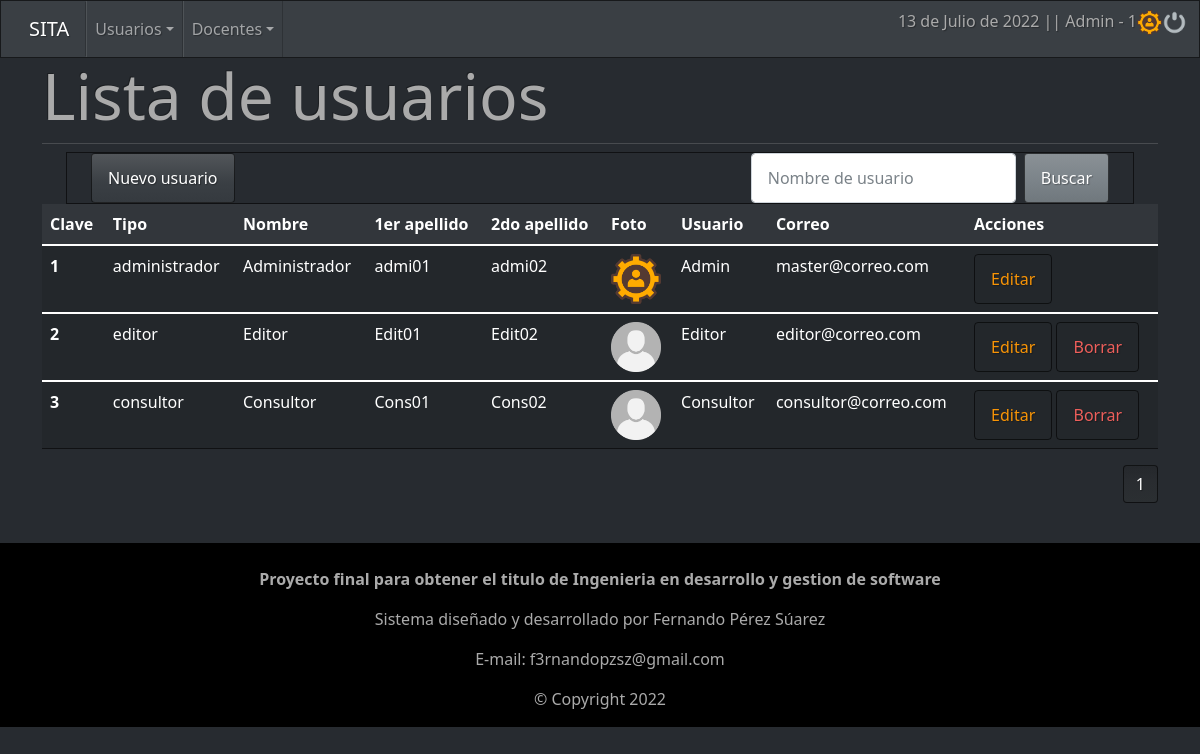
Page /sistema/secciones/verUsuario.php (signed in) on the earlier database version.
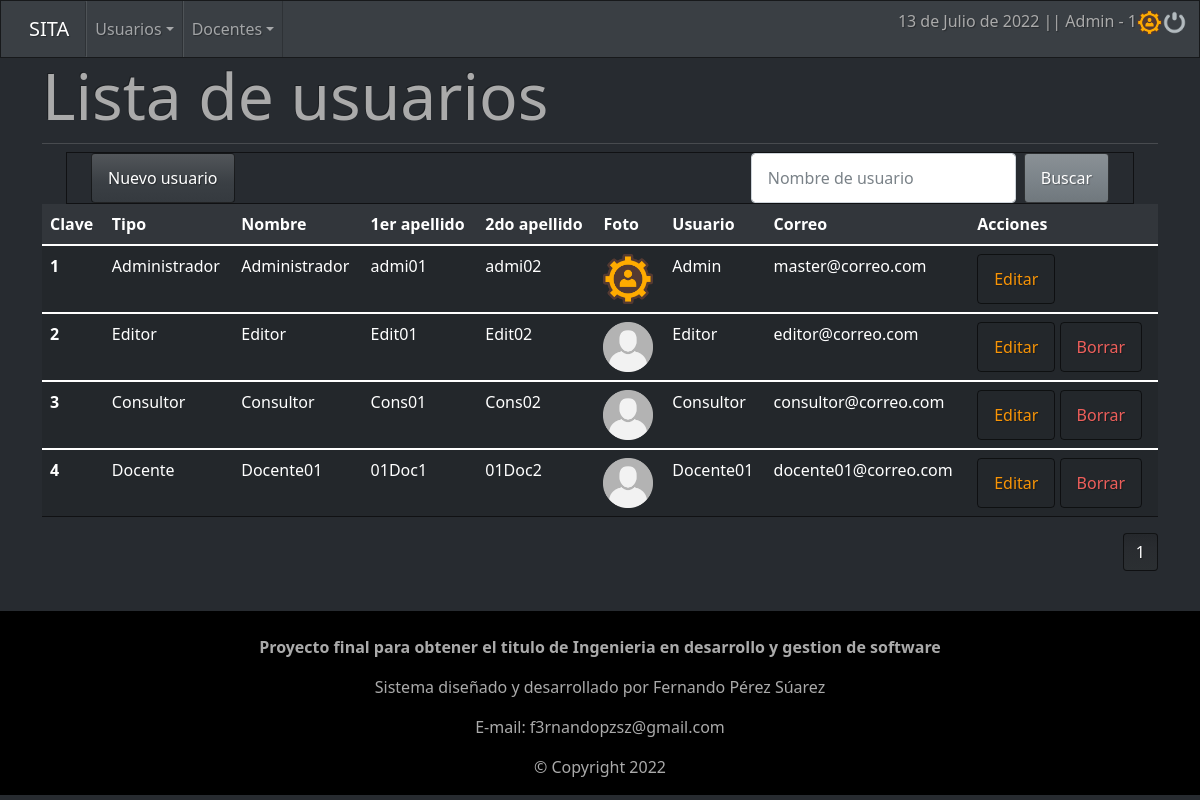
Same page on the later database version.
### tables this page shows
CREATE TABLE `usuario` (
  `cve_usuario` int(11) NOT NULL AUTO_INCREMENT,
  `tipo` int(11) NOT NULL,
  `nombre` varchar(50) NOT NULL,
  `apellido1` varchar(50) NOT NULL,
  `apellido2` varchar(50) NOT NULL,
  `usuario` varchar(50) NOT NULL,
  `pass` varchar(255) NOT NULL,
  `foto` varchar(255) NOT NULL,
  `correo` varchar(200) NOT NULL,
  `activo` int(1) NOT NULL DEFAULT 1,
  PRIMARY KEY (`cve_usuario`),
  KEY `cve_tipo_usu` (`tipo`),
  KEY `tipo` (`tipo`),
  CONSTRAINT `usuario_ibfk_1` FOREIGN KEY (`tipo`) REFERENCES `tipo_usuario` (`cve_tipo_usu`) ON DELETE CASCADE ON UPDATE CASCADE
);

CREATE TABLE `tipo_usuario` (
  `cve_tipo_usu` int(11) NOT NULL AUTO_INCREMENT,
  `tipo` varchar(20) NOT NULL,
  `activo` int(1) NOT NULL DEFAULT 1,
  PRIMARY KEY (`cve_tipo_usu`)
);

### sistema/secciones/verUsuario.php (the view, shortened to what this page needs)
<?php include("../template/cabecera.php"); ?>
<?php
include "../config/conexion.php";
?>
            <div class="jumbotron">
                <h1 class="display-3">Lista de usuarios</h1>
                <hr class="my-2">
                <div class="container-fluid">
                    <nav class="navbar navbar-expand-lg navbar-dark bg-dark">
                        <div class="container-fluid">
                            <button type="button" onclick="location.href='nuevoUsuario.php'" class="btn btn-primary">Nuevo usuario</button>
                            <form action="buscarUsuario.php" method="get" class="d-flex">
                                <input class="form-control me-sm-2" type="text" name="busqueda" id="busqueda" placeholder="Nombre de usuario">
                                <input class="btn btn-secondary my-2 my-sm-0" type="submit" value="Buscar">
                            </form>
                        </div>
                    </nav>
                </div>
                <table class="table table-hover">
                    <thead>
                        <tr>
                        <th scope="col">Clave</th>
                        <th scope="col">Tipo</th>
                        <th scope="col">Nombre</th>
                        <th scope="col">1er apellido</th>
                        <th scope="col">2do apellido</th>
                        <th scope="col">Foto</th>
                        <th scope="col">Usuario</th>
                        <th scope="col">Correo</th>
                        <th scope="col">Acciones</th>
                        </tr>
                    </thead>
                    <?php
                        $sql_registro = mysqli_query($conexion, "SELECT COUNT(*) AS total_registro FROM usuario WHERE activo = 1");
                        $result_registro = mysqli_fetch_array($sql_registro);
                        $total_registro = $result_registro['total_registro'];
                        $por_pagina = 5;
                        if(empty($_GET['pagina']))
                        {
                            $pagina = 1;
                        }else{
                            $pagina = $_GET['pagina'];
                        }
                        $desde = ($pagina-1) * $por_pagina;
                        $total_pagina = ceil($total_registro / $por_pagina);
                        $query = mysqli_query($conexion, "SELECT u.cve_usuario,
                                                                 r.tipo,
                                                                 u.nombre,
                                                                 u.apellido1,
                                                                 u.apellido2,
                                                                 u.foto,
                                                                 u.usuario,
                                                                 u.correo
                                                                 FROM usuario u INNER JOIN tipo_usuario r ON u.tipo = r.cve_tipo_usu WHERE u.activo = 1 ORDER BY cve_usuario ASC LIMIT $desde,$por_pagina;");
                        $result = mysqli_num_rows($query);
                        if($result > 0){
                            while ($data = mysqli_fetch_array($query)){
                                ?>
                                <tbody>
                                    <tr class="table-active">
                                        <th scope="row"><?php echo $data ['cve_usuario']; ?></th>
                                        <td><?php echo $data ['tipo']; ?></td>
                                        <td><?php echo $data ['nombre']; ?></td>
                                        <td><?php echo $data ['apellido1']; ?></td>
                                        <td><?php echo $data ['apellido2']; ?></td>
                                        <td> <img src="/SITA/sistema/files/usuario/<?php echo $data ['foto']; ?>" style="width: 50px; height:50px;"> </td>
                                        <td><?php echo $data ['usuario']; ?></td>
                                        <td><?php echo $data ['correo']; ?></td>
                                        <td>
                                            <form method="post">
                                                <a role="button" class="btn btn-outline-warning" href="editarUsuario.php?id=<?php echo $data ['cve_usuario']; ?>">Editar</a>
                                                <?php if($data['cve_usuario'] != 1){ ?>
                                                <a role="button" class="btn btn-outline-danger" href="eliminarUsuario.php?id=<?php echo $data ['cve_usuario']; ?>" >Borrar</a>
                                                <?php } ?>
                                            </form>
                                        </td>
                                    </tr>
                                </tbody>
                            <?php
                            }
                        }
                        ?>
                </table>
                <?php
                    if($total_registro!= 0){
                ?>
                <div>
                    <ul class="pagination justify-content-end">
                        <?php
                            for ($i=1; $i <= $total_pagina; $i++){
                                if($i == $pagina){
                                    echo '<li class="page-item active"><a class="page-link">'.$i.'</a></li>';
                                }else{
                                    echo '<li class="page-item"><a class="page-link" href="?pagina='.$i.'">'.$i.'</a></li>';
                                }
                            }
                        ?>
                    </ul>
                </div>
                <?php } ?>
			</div>
<?php include("../template/pie.php"); ?>

### sistema/template/cabecera.php (shortened to what this page needs)
<?php
if(!isset($_SESSION['usuario'])){
	header("Location:/SITA/index.php");
}else{
	if($_SESSION['active']==true){
		$s_tipo=$_SESSION["tipo"];
		$s_usuario=$_SESSION["usuario"];
		$s_foto=$_SESSION["foto"];
	}
}
?>
<?php
function fechaC(){
	$mes = array("","Enero",
					"Febrero",
					"Marzo",
					"Abril",
					"Mayo",
					"Junio",
					"Julio",
					"Agosto",
					"Septiembre",
					"Octubre",
					"Noviembre",
					"Diciembre");
					return date('d')." de ". $mes[date('n')] . " de " . date('Y');
}
?>
<!DOCTYPE html>
<html lang="es">
<head>
	<link rel="stylesheet" href="/SITA/sistema/css/bootstrap.css"/>
	<link rel="stylesheet" href="/SITA/sistema/css/style.css"/>
</head>
<body>
	<header>
		<nav class="navbar navbar-expand-lg navbar-dark bg-primary">
			<div class="container-fluid">
				<a class="navbar-brand" href="../index.php">SITA</a>
				<div class="collapse navbar-collapse">
					<ul class="navbar-nav me-auto">
						<?php if($s_tipo != 4){ ?>
							<?php if($s_tipo == 1){ ?>
								<li class="nav-item dropdown">
									<a class="nav-link dropdown-toggle" data-bs-toggle="dropdown" href="#" role="button" aria-haspopup="true" aria-expanded="false">Usuarios</a>
								</li>
							<?php } ?>
							<li class="nav-item dropdown">
								<a class="nav-link dropdown-toggle" data-bs-toggle="dropdown" href="#" role="button" aria-haspopup="true" aria-expanded="false">Docentes</a>
							</li>
						<?php } ?>
					</ul>
					<form class="d-flex">
						<p> <?php echo fechaC(); ?> |</p>
						<span class="user">|  <?php echo $s_usuario .' - '. $s_tipo ?> </span>
						<a href="/SITA/sistema/secciones/mi_usuario.php"><img class="photouser" src="/SITA/sistema/files/usuario/<?php echo $s_foto; ?>" alt="Usuario" style="width: 25px; height:25px;"></a>
						<a href="/SITA/sistema/config/salir.php"><img class="close" src="/SITA/sistema/elementos/salir.png" alt="Salir del sistema" style="width: 25px; height:25px;" title="Salir"></a>
					</form>
				</div>
			</div>
		</nav>
	</header>
	<div class="container">
		<div class="row">
			<br>

### sistema/template/pie.php (shortened to what this page needs)
        </div>
    </div>
    <footer class="bg-black">
        <div class="container">
            <div class="row">
                <div class="col-md-12 ">
                    <br>
                    <p class="text-center"><b>Proyecto final para obtener el titulo de Ingenieria en desarrollo y gestion de software</b></p>
                    <p class="text-center">Sistema diseñado y desarrollado por Fernando Pérez Súarez</p>
                    <p class="text-center">E-mail: f3rnandopzsz@gmail.com</p>
                    <p class="text-center">© Copyright 2022<br></p>
                </div>
            </div>
        </div>
    </footer>
</body>
</html>

Differences in the rows shown:
changed through a linked row, usuario "Administrador": tipo.tipo "administrador" → "Administrador"
changed through a linked row, usuario "Editor": tipo.tipo "editor" → "Editor"
changed through a linked row, usuario "Consultor": tipo.tipo "consultor" → "Consultor"
added usuario: cve_usuario "4", tipo.tipo "Docente", nombre "Docente01", apellido1 "01Doc1", apellido2 "01Doc2", foto (placeholder picture), usuario "Docente01", correo "docente01@correo.com"
